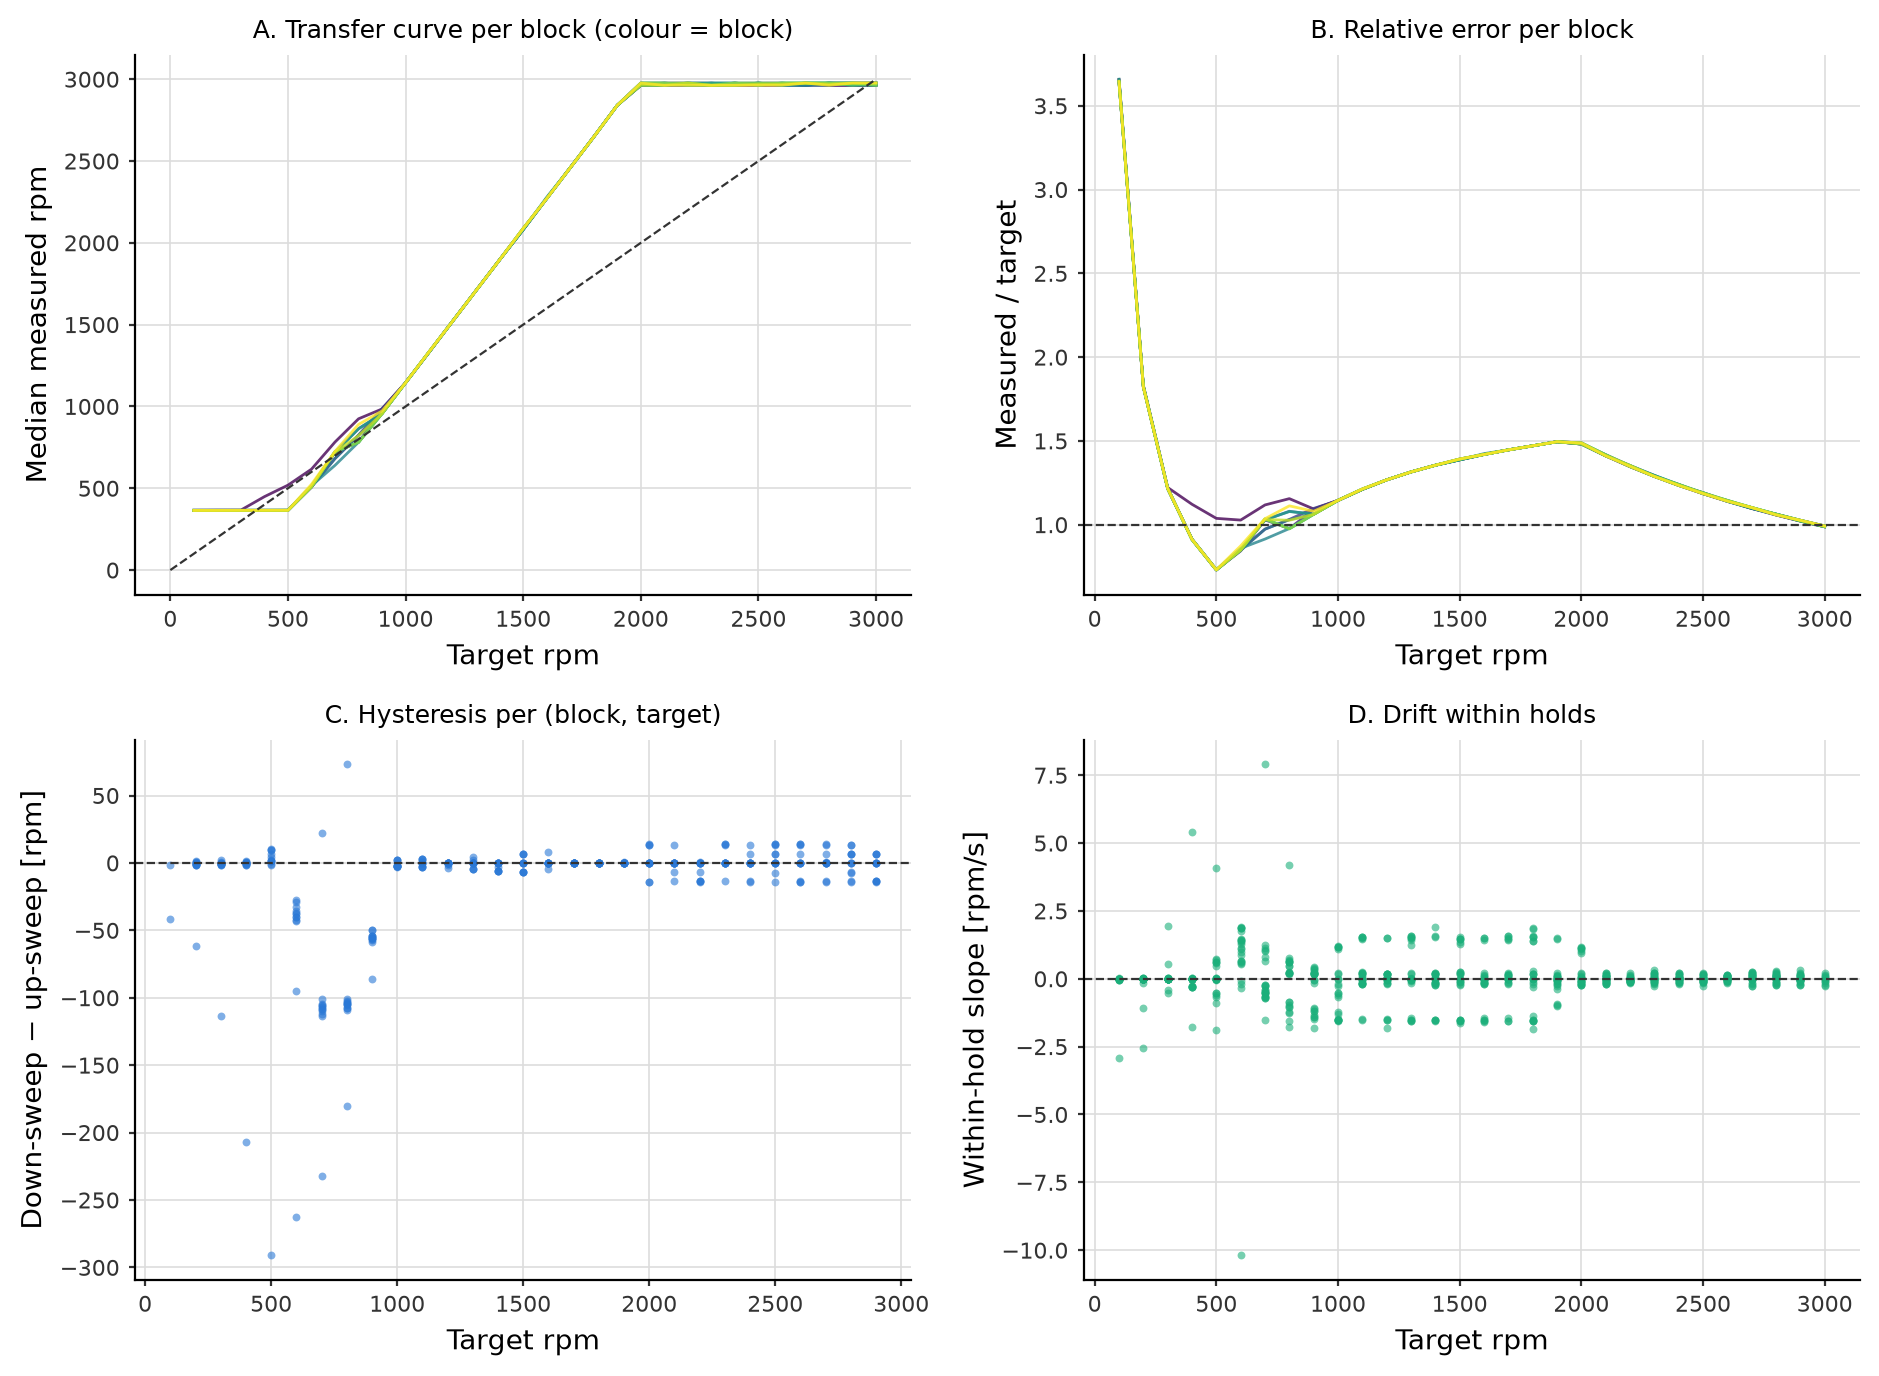

Generate this figure with Python:
"""
rpm_error_structure.py
======================
Examines whether the OGT5000 rpm-measurement error has exploitable structure:

  A. Static transfer curve: measured rpm vs target, per temperature block.
     If the 13 block curves coincide, the distortion is a stable transfer
     function (invertible in its monotone region), not drift.
  B. Relative error (measured/target) vs target, per block.
  C. Hysteresis: up-sweep vs down-sweep measured rpm at the same target.
  D. Within-hold drift: slope of measured rpm across each ~60 s hold.

The corrupted final block is analysed separately (flagged, not mixed in).
Runs as a plain script or as interactive cells (# %%). Reads the raw telem_*
columns, which the speed reconstruction leaves untouched.

Outputs: dev/rpm_error_structure.png + summary statistics to stdout.
"""

# %%
# =============================================================================
# Load and derive holds / visits
# =============================================================================
from pathlib import Path

import numpy as np
import pandas as pd
import matplotlib.pyplot as plt

_INK = "#333333"

try:
    ROOT = Path(__file__).resolve().parents[1]
except NameError:  # interactive cell: __file__ undefined
    ROOT = Path.cwd()

m = pd.read_parquet(ROOT / "outputs" / "new" / "metadata.parquet")
ae = (m.drop_duplicates(subset=["file", "sweep"])
        .sort_values("timestamp_utc").reset_index(drop=True))
ae["t_s"] = (pd.to_datetime(ae["timestamp_utc"])
             - pd.to_datetime(ae["timestamp_utc"]).min()).dt.total_seconds()
run = ae[ae["telem_rpm_target"] > 0].copy()
run["block"] = run["telem_temp_target"]

# hold id: consecutive same rpm target
run["hold_id"] = (run["telem_rpm_target"] != run["telem_rpm_target"].shift()).cumsum()
# up/down: position of the hold within its block's staircase
hold_first = run.groupby("hold_id").agg(
    block=("block", "first"), target=("telem_rpm_target", "first"),
    t0=("t_s", "min")).sort_values("t0")
hold_first["visit"] = hold_first.groupby(["block", "target"]).cumcount()  # 0=up, 1=down
run = run.merge(hold_first[["visit"]], left_on="hold_id", right_index=True)

last_block = run["block"].max()
good = run[run["block"] < last_block]
bad = run[run["block"] == last_block]
print(f"{len(good)} segments in blocks < {last_block:.0f} degC; "
      f"{len(bad)} in the corrupted final block (excluded)")

# %%
# =============================================================================
# A. Cross-block stability of the transfer curve
# =============================================================================
med = (good.groupby(["block", "telem_rpm_target"])["telem_rpm_meas"]
           .median().unstack(0))
cross_block_std = med.std(axis=1)
cross_block_mean = med.mean(axis=1)
print("=== A. cross-block stability of the transfer curve ===")
print(pd.DataFrame({"mean_meas": cross_block_mean.round(1),
                    "std_across_blocks": cross_block_std.round(2),
                    "rel_std_pct": (100 * cross_block_std / cross_block_mean).round(2)}
                   ).to_string())

# %%
# =============================================================================
# C. Hysteresis up vs down
# =============================================================================
hv = (good.groupby(["block", "telem_rpm_target", "visit"])["telem_rpm_meas"]
          .median().unstack("visit"))
hv = hv.dropna()
hv["updown_diff"] = hv[1] - hv[0]
print("=== C. up- vs down-sweep hysteresis (median per target, all blocks) ===")
hyst = hv.groupby("telem_rpm_target")["updown_diff"].agg(["median", "std"]).round(2)
print(hyst.to_string())

# %%
# =============================================================================
# D. Within-hold drift
# =============================================================================
def _slope(g):
    if len(g) < 4:
        return np.nan
    t = g["t_s"].values - g["t_s"].values[0]
    return np.polyfit(t, g["telem_rpm_meas"].values, 1)[0]

slopes = good.groupby("hold_id").apply(_slope)
sl = hold_first.join(slopes.rename("slope"), how="inner")
sl = sl[sl.index.isin(good["hold_id"])]
print("=== D. within-hold drift (rpm/s), distribution over all holds ===")
print(sl["slope"].describe().round(3).loc[["mean", "50%", "std", "min", "max"]].to_string())

# %%
# =============================================================================
# Figure: A/B/C/D panels
# =============================================================================
fig, axes = plt.subplots(2, 2, figsize=(9.5, 7.0))
cmap = plt.get_cmap("viridis")
blocks = sorted(good["block"].unique())

ax = axes[0, 0]
for b in blocks:
    s = med[b].dropna()
    ax.plot(s.index, s.values, color=cmap((b - min(blocks)) / (max(blocks) - min(blocks))),
            lw=1.0, alpha=0.8)
ax.plot([0, 3000], [0, 3000], color=_INK, lw=0.8, ls="--")
ax.set_xlabel("Target rpm"); ax.set_ylabel("Median measured rpm")
ax.set_title("A. Transfer curve per block (colour = block)", fontsize=9)

ax = axes[0, 1]
for b in blocks:
    s = (med[b] / med[b].index).dropna()
    ax.plot(s.index, s.values, color=cmap((b - min(blocks)) / (max(blocks) - min(blocks))),
            lw=1.0, alpha=0.8)
ax.axhline(1.0, color=_INK, lw=0.8, ls="--")
ax.set_xlabel("Target rpm"); ax.set_ylabel("Measured / target")
ax.set_title("B. Relative error per block", fontsize=9)

ax = axes[1, 0]
ax.scatter(hv.index.get_level_values("telem_rpm_target"), hv["updown_diff"],
           s=8, color="#2a78d6", linewidths=0, alpha=0.6)
ax.axhline(0, color=_INK, lw=0.8, ls="--")
ax.set_xlabel("Target rpm"); ax.set_ylabel("Down-sweep $-$ up-sweep [rpm]")
ax.set_title("C. Hysteresis per (block, target)", fontsize=9)

ax = axes[1, 1]
ax.scatter(sl["target"], sl["slope"], s=8, color="#1baf7a", linewidths=0, alpha=0.6)
ax.axhline(0, color=_INK, lw=0.8, ls="--")
ax.set_xlabel("Target rpm"); ax.set_ylabel("Within-hold slope [rpm/s]")
ax.set_title("D. Drift within holds", fontsize=9)

for ax in axes.flat:
    ax.grid(color="#dddddd", lw=0.6)
    ax.set_axisbelow(True)
    for spine in ("top", "right"):
        ax.spines[spine].set_visible(False)
    ax.tick_params(labelsize=8, colors=_INK, length=2)
fig.tight_layout()
fig.savefig(Path(ROOT) / "dev" / "rpm_error_structure.png", dpi=200,
            bbox_inches="tight")
plt.show()
